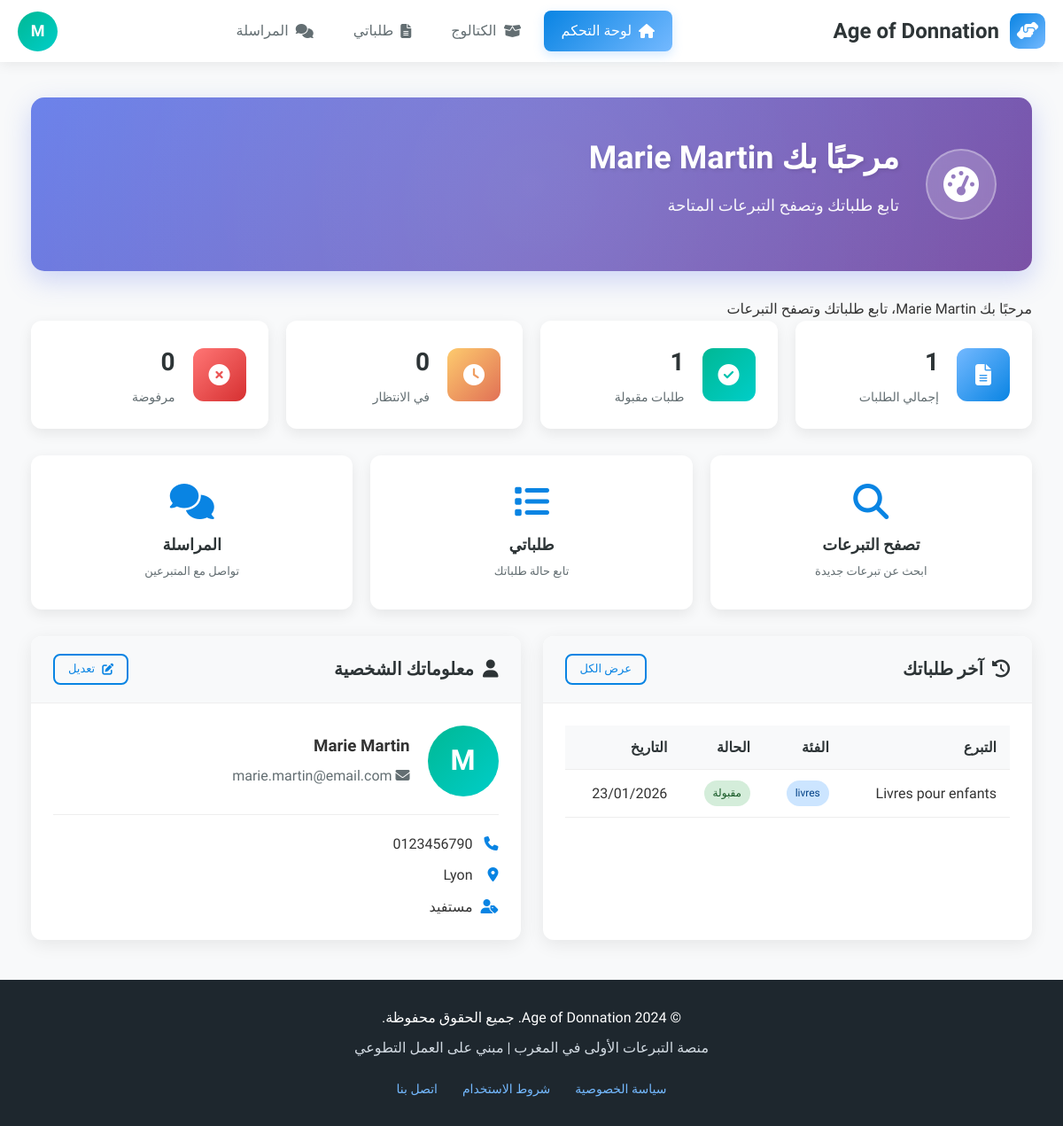
/beneficiaire/dashboard.php (signed in), run on the app's committed database.
### tables this page shows
CREATE TABLE `users` (
  `id` INT(11) NOT NULL AUTO_INCREMENT,
  `nom` VARCHAR(100) NOT NULL,
  `email` VARCHAR(255) NOT NULL,
  `password` VARCHAR(255) NOT NULL,
  `type` ENUM('donateur','beneficiaire','livreur','admin') NOT NULL,
  `telephone` VARCHAR(20) DEFAULT NULL,
  `adresse` TEXT DEFAULT NULL,
  `ville` VARCHAR(100) DEFAULT NULL,
  `status` ENUM('active','inactive','pending') DEFAULT 'active',
  `reset_token` VARCHAR(100) DEFAULT NULL,
  `reset_expires` DATETIME DEFAULT NULL,
  `created_at` TIMESTAMP NOT NULL DEFAULT CURRENT_TIMESTAMP,
  `updated_at` TIMESTAMP NOT NULL DEFAULT CURRENT_TIMESTAMP ON UPDATE CURRENT_TIMESTAMP,
  PRIMARY KEY (`id`),
  UNIQUE KEY `email` (`email`)
);

CREATE TABLE `demandes` (
  `id` INT(11) NOT NULL AUTO_INCREMENT,
  `beneficiaire_id` INT(11) NOT NULL,
  `don_id` INT(11) NOT NULL,
  `message_demande` TEXT DEFAULT NULL,
  `statut` ENUM('en_attente','acceptee','refusee','annulee') DEFAULT 'en_attente',
  `created_at` TIMESTAMP NOT NULL DEFAULT CURRENT_TIMESTAMP,
  PRIMARY KEY (`id`),
  KEY `beneficiaire_id` (`beneficiaire_id`),
  KEY `don_id` (`don_id`),
  CONSTRAINT `demandes_ibfk_1`
    FOREIGN KEY (`beneficiaire_id`) REFERENCES `users` (`id`)
    ON DELETE CASCADE,
  CONSTRAINT `demandes_ibfk_2`
    FOREIGN KEY (`don_id`) REFERENCES `dons` (`id`)
    ON DELETE CASCADE
);

CREATE TABLE `dons` (
  `id` INT(11) NOT NULL AUTO_INCREMENT,
  `donateur_id` INT(11) NOT NULL,
  `titre` VARCHAR(255) NOT NULL,
  `description` TEXT NOT NULL,
  `photo_principale` VARCHAR(255) DEFAULT NULL,
  `categorie` ENUM('vetements','nourriture','meubles','livres','electromenager','divers') NOT NULL,
  `etat` ENUM('neuf','bon_etat','usage') NOT NULL,
  `adresse_retrait` TEXT DEFAULT NULL,
  `ville` VARCHAR(100) DEFAULT NULL,
  `livraison_option` ENUM('none','fifty','full') DEFAULT 'none',
  `statut` ENUM('disponible','reserve','donne','expire') DEFAULT 'disponible',
  `is_deleted` TINYINT(1) DEFAULT 0,
  `deleted_at` TIMESTAMP NULL DEFAULT NULL,
  `created_at` TIMESTAMP NOT NULL DEFAULT CURRENT_TIMESTAMP,
  `updated_at` TIMESTAMP NOT NULL DEFAULT CURRENT_TIMESTAMP ON UPDATE CURRENT_TIMESTAMP,
  PRIMARY KEY (`id`),
  KEY `donateur_id` (`donateur_id`),
  CONSTRAINT `dons_ibfk_1`
    FOREIGN KEY (`donateur_id`) REFERENCES `users` (`id`)
    ON DELETE CASCADE
);

### beneficiaire/dashboard.php (the view, shortened to what this page needs)
<?php
$database = new Database();
$db = $database->getConnection();
$user_id = $_SESSION['user_id'];
$query_user = "SELECT * FROM users WHERE id = :user_id";
$stmt_user = $db->prepare($query_user);
$stmt_user->bindParam(":user_id", $user_id);
$stmt_user->execute();
$current_user = $stmt_user->fetch(PDO::FETCH_ASSOC);
$stats_query = "
    SELECT
        COUNT(*) as total_demandes,
        SUM(CASE WHEN statut = 'acceptee' THEN 1 ELSE 0 END) as demandes_acceptees,
        SUM(CASE WHEN statut = 'en_attente' THEN 1 ELSE 0 END) as demandes_attente,
        SUM(CASE WHEN statut = 'refusee' THEN 1 ELSE 0 END) as demandes_refusees
    FROM demandes
    WHERE beneficiaire_id = :user_id
";
$stats_stmt = $db->prepare($stats_query);
$stats_stmt->bindParam(":user_id", $user_id);
$stats_stmt->execute();
$stats = $stats_stmt->fetch(PDO::FETCH_ASSOC);
$recent_demandes_query = "
    SELECT d.*, don.titre as don_titre, don.categorie
    FROM demandes d
    INNER JOIN dons don ON d.don_id = don.id
    WHERE d.beneficiaire_id = :user_id
    ORDER BY d.created_at DESC
    LIMIT 5
";
$recent_demandes_stmt = $db->prepare($recent_demandes_query);
$recent_demandes_stmt->bindParam(":user_id", $user_id);
$recent_demandes_stmt->execute();
$recent_demandes = $recent_demandes_stmt->fetchAll(PDO::FETCH_ASSOC);
?>
<!DOCTYPE html>
<html lang="fr" dir="rtl">
<head>
    <link rel="stylesheet" href="https://cdnjs.cloudflare.com/ajax/libs/font-awesome/6.4.0/css/all.min.css">
</head>
<body>
    <nav class="navbar">
        <a href="dashboard.php" class="logo">
            <div class="logo-icon">
                <i class="fas fa-hands-helping"></i>
            </div>
            <span>Age of Donnation</span>
        </a>
        <ul class="nav-links" id="navLinks">
            <li class="nav-item"><a href="dashboard.php" class="nav-link active"><i class="fas fa-home"></i> لوحة التحكم</a></li>
            <li class="nav-item"><a href="catalogue.php" class="nav-link"><i class="fas fa-box-open"></i> الكتالوج</a></li>
            <li class="nav-item"><a href="mes-demandes.php" class="nav-link"><i class="fas fa-file-alt"></i> طلباتي</a></li>
            <li class="nav-item"><a href="messagerie.php" class="nav-link"><i class="fas fa-comments"></i> المراسلة</a></li>
        </ul>
        <div class="user-menu">
            <div class="user-avatar" onclick="toggleDropdown()" title="الملف الشخصي">
                <?php echo strtoupper(substr($current_user['nom'], 0, 1)); ?>
            </div>
        </div>
    </nav>
    <div class="main-content">
        <div class="container">
            <div class="welcome-section">
                <div class="welcome-content">
                    <div class="welcome-icon">
                        <i class="fas fa-tachometer-alt"></i>
                    </div>
                    <div class="welcome-text">
                        <h1>مرحبًا بك <?php echo htmlspecialchars($current_user['nom']); ?> </h1>
                        <p>تابع طلباتك وتصفح التبرعات المتاحة</p>
                    </div>
                </div>
            </div>
           <div class="page-header">
                <p>مرحبًا بك <?php echo htmlspecialchars($current_user['nom']); ?>، تابع طلباتك وتصفح التبرعات</p>
            </div>
            <div class="stats-grid">
                <div class="stat-card">
                    <div class="stat-icon" style="background: linear-gradient(135deg, #74b9ff, #0984e3);">
                        <i class="fas fa-file-alt"></i>
                    </div>
                    <div class="stat-content">
                        <h3><?php echo $stats['total_demandes'] ?? 0; ?></h3>
                        <p>إجمالي الطلبات</p>
                    </div>
                </div>
                <div class="stat-card">
                    <div class="stat-icon" style="background: linear-gradient(135deg, #00b894, #00cec9);">
                        <i class="fas fa-check-circle"></i>
                    </div>
                    <div class="stat-content">
                        <h3><?php echo $stats['demandes_acceptees'] ?? 0; ?></h3>
                        <p>طلبات مقبولة</p>
                    </div>
                </div>
                <div class="stat-card">
                    <div class="stat-icon" style="background: linear-gradient(135deg, #fdcb6e, #e17055);">
                        <i class="fas fa-clock"></i>
                    </div>
                    <div class="stat-content">
                        <h3><?php echo $stats['demandes_attente'] ?? 0; ?></h3>
                        <p>في الانتظار</p>
                    </div>
                </div>
                <div class="stat-card">
                    <div class="stat-icon" style="background: linear-gradient(135deg, #ff7675, #d63031);">
                        <i class="fas fa-times-circle"></i>
                    </div>
                    <div class="stat-content">
                        <h3><?php echo $stats['demandes_refusees'] ?? 0; ?></h3>
                        <p>مرفوضة</p>
                    </div>
                </div>
            </div>
            <div class="quick-actions">
                <a href="catalogue.php" class="action-card">
                    <i class="fas fa-search"></i>
                    <h4>تصفح التبرعات</h4>
                    <p>ابحث عن تبرعات جديدة</p>
                </a>
                <a href="mes-demandes.php" class="action-card">
                    <i class="fas fa-list"></i>
                    <h4>طلباتي</h4>
                    <p>تابع حالة طلباتك</p>
                </a>
                <a href="messagerie.php" class="action-card">
                    <i class="fas fa-comments"></i>
                    <h4>المراسلة</h4>
                    <p>تواصل مع المتبرعين</p>
                </a>
            </div>
            <div class="grid-2">
                <div class="card">
                    <div class="card-header">
                        <h3><i class="fas fa-history"></i> آخر طلباتك</h3>
                        <a href="mes-demandes.php" class="btn btn-outline btn-sm">عرض الكل</a>
                    </div>
                    <div class="card-body">
                        <?php if(empty($recent_demandes)): ?>
                            <div style="text-align: center; padding: 40px;">
                                <i class="fas fa-file-alt" style="font-size: 60px; color: #ccc; margin-bottom: 20px;"></i>
                                <p style="color: #666;">لم تقم بتقديم أي طلبات بعد</p>
                                <a href="catalogue.php" class="btn btn-primary" style="margin-top: 15px;">
                                    <i class="fas fa-search"></i> تصفح التبرعات
                                </a>
                            </div>
                        <?php else: ?>
                            <div class="table-responsive">
                                <table class="table">
                                    <thead>
                                        <tr>
                                            <th>التبرع</th>
                                            <th>الفئة</th>
                                            <th>الحالة</th>
                                            <th>التاريخ</th>
                                        </tr>
                                    </thead>
                                    <tbody>
                                        <?php foreach($recent_demandes as $demande): ?>
                                        <tr>
                                            <td><?php echo htmlspecialchars($demande['don_titre']); ?></td>
                                            <td>
                                                <span class="badge badge-primary"><?php echo $demande['categorie']; ?></span>
                                            </td>
                                            <td>
                                                <?php if($demande['statut'] == 'acceptee'): ?>
                                                    <span class="badge badge-success">مقبولة</span>
                                                <?php elseif($demande['statut'] == 'en_attente'): ?>
                                                    <span class="badge badge-warning">في الانتظار</span>
                                                <?php elseif($demande['statut'] == 'refusee'): ?>
                                                    <span class="badge badge-danger">مرفوضة</span>
                                                <?php else: ?>
                                                    <span class="badge badge-info">قيد المعالجة</span>
                                                <?php endif; ?>
                                            </td>
                                            <td><?php echo date('d/m/Y', strtotime($demande['created_at'])); ?></td>
                                        </tr>
                                        <?php endforeach; ?>
                                    </tbody>
                                </table>
                            </div>
                        <?php endif; ?>
                    </div>
                </div>
                <div class="card">
                    <div class="card-header">
                        <h3><i class="fas fa-user"></i> معلوماتك الشخصية</h3>
                        <a href="profile.php" class="btn btn-outline btn-sm">
                            <i class="fas fa-edit"></i> تعديل
                        </a>
                    </div>
                    <div class="card-body">
                        <div style="display: flex; align-items: center; gap: 20px; margin-bottom: 20px;">
                            <div class="profile-avatar" style="width: 80px; height: 80px; font-size: 32px;">
                                <?php echo strtoupper(substr($current_user['nom'], 0, 1)); ?>
                            </div>
                            <div>
                                <h3 style="margin-bottom: 5px;"><?php echo htmlspecialchars($current_user['nom']); ?></h3>
                                <p style="color: var(--secondary);"><i class="fas fa-envelope"></i> <?php echo htmlspecialchars($current_user['email']); ?></p>
                            </div>
                        </div>
                        <div style="border-top: 1px solid #eee; padding-top: 20px;">
                            <?php if($current_user['telephone']): ?>
                                <p style="margin-bottom: 10px;"><i class="fas fa-phone" style="width: 25px; color: var(--accent);"></i> <?php echo htmlspecialchars($current_user['telephone']); ?></p>
                            <?php endif; ?>
                            <?php if($current_user['ville']): ?>
                                <p style="margin-bottom: 10px;"><i class="fas fa-map-marker-alt" style="width: 25px; color: var(--accent);"></i> <?php echo htmlspecialchars($current_user['ville']); ?></p>
                            <?php endif; ?>
                            <p><i class="fas fa-user-tag" style="width: 25px; color: var(--accent);"></i> مستفيد</p>
                        </div>
                    </div>
                </div>
            </div>
        </div>
    </div>
</body>
</html>
<?php
include '../includes/footer.php'; ?>

### data on the page
users: nom "M", nom "Marie Martin", email "marie.martin@email.com", telephone "0123456790", ville "Lyon"
demandes: don.titre "Livres pour enfants", don.categorie "livres", statut "مقبولة", created_at "23/01/2026"

### other printed values
$stats['total_demandes'] "1"
$stats['demandes_acceptees'] "1"
$stats['demandes_attente'] "0"
$stats['demandes_refusees'] "0"
